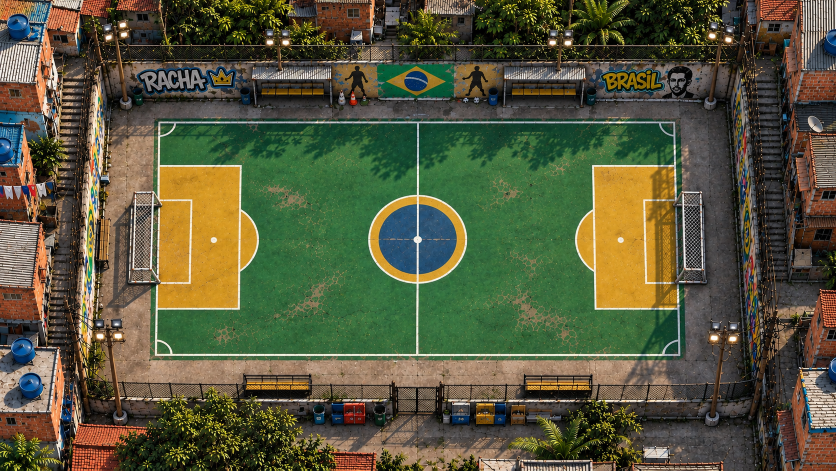
#> input picture tools/v77/quadra_original.png, 1672 x 941 px (shown at 1/2 size)
$ python quadra_kit.py
#> lines starting #> are read from the running program, lines starting #| are printed output that depends on the picture
#!/usr/bin/env python3
"""RACHA rua v77 · o kit da QUADRA NOVA (o mapa principal, a Arena), tirado da imagem enviada (tools/v77/quadra_original.png:
a quadra da favela vista de cima, de dia — verde com as áreas amarelas e o círculo azul, o muro grafitado em cima, os muros
pintados e as escadas dos lados, o alambrado com o portão embaixo e as casas em volta).

O campo do jogo NÃO é a imagem esticada: as linhas, os gols e a área do jogador são os do jogo, de cada tamanho (1v1 a 4v4), e
são desenhados no jogo (tools/v77/quadra.js). Da imagem vêm as peças que não dá para desenhar bem:
  · mr_*      os pedaços do muro de cima (o RACHA com a coroa, os dois bancos cobertos, os jogadores pintados com a bandeira do
              Brasil e as bolas, e o BRASIL), cada um com a beirada esmaecida para emendar no muro desenhado;
  · lado_e/d  os muros pintados com as escadas dos lados (atrás dos gols), para repetir de cima a baixo;
  · casas_e/d as casas dos lados (fora do mapa, na Tela parada);
  · lixo, caixas  as lixeiras e as caixas de fora do alambrado;
  · tx_det    o "grão" da tinta da quadra (cinza: 128 = sem mudança), emendado nas 4 beiradas;
  · gasto0…6 os pedaços gastos da tinta verde (o cimento e as rachaduras aparecendo), com transparência: o jogo carimba
              eles espalhados pela quadra, girados (não repete um padrão);
  · fora_cima, fora_baixo  as casas e as árvores de fora (em cima do muro e embaixo do alambrado), só para a Tela parada.
A emenda das texturas é feita pelo LaMa (o modelo de apagar e completar do OpenCV Zoo, Apache 2.0), só aqui; sem o modelo,
o script mantém as texturas que já estão prontas na pasta.
Junta tudo numa imagem só (quadra_kit.webp, a que o build embute) com o mapa das peças (quadra_kit.json:
[x, y, w, h] no kit). Rodar: python3 tools/v77/quadra_kit.py   (com o LaMa: RACHA_LAMA=/caminho/inpainting_lama_2025jan.onnx)
"""
import json, os, pathlib
import numpy as np
from PIL import Image, ImageFilter
from scipy import ndimage as ndi

AQUI = pathlib.Path(__file__).resolve().parent
IM = Image.open(AQUI / 'quadra_original.png').convert('RGB')           # 1672 × 941
#> IM is the input picture: PIL image 1672x941 RGB; mean R, G, B 86.9, 87.4, 60.6
A = np.asarray(IM).astype(np.float32)


def corte(x0, y0, x1, y1, borda=(0, 0, 0, 0)):
    """um retângulo da imagem, com as beiradas esmaecidas (esquerda, cima, direita, baixo: px de rampa)"""
    c = IM.crop((x0, y0, x1, y1)).convert('RGBA')
    w, h = c.size
    a = np.ones((h, w), np.float32)
    e, t, d, b = borda
    xx = np.arange(w)[None, :] + .5; yy = np.arange(h)[:, None] + .5
    if e: a *= np.clip(xx/e, 0, 1)
    if d: a *= np.clip((w - xx)/d, 0, 1)
    if t: a *= np.clip(yy/t, 0, 1)
    if b: a *= np.clip((h - yy)/b, 0, 1)
    a = a*a*(3 - 2*a)                                                  # (rampa suave)
    c.putalpha(Image.fromarray((a*255).astype(np.uint8)))
    return c


def copa(x0, y0, x1, y1):
    """uma copa de árvore sem o fundo: a folhagem (verde/amarelada), ligada à maior mancha, com a beirada suave"""
    C = A[y0:y1, x0:x1]
    R, G, B = C[..., 0], C[..., 1], C[..., 2]
    folha = (G > R*.88) & (G > B*1.08) & (G > 40)
    folha = ndi.binary_opening(folha, iterations=1)
    lab, n = ndi.label(ndi.binary_closing(folha, iterations=3))
    tam = ndi.sum(np.ones_like(lab), lab, range(1, n + 1)); keep = np.zeros_like(folha)
    for i in range(1, n + 1):
        if tam[i - 1] > tam.max()*.04: keep |= lab == i
    keep = ndi.binary_fill_holes(keep)
    a = Image.fromarray((keep*255).astype(np.uint8)).filter(ImageFilter.GaussianBlur(1.1))
    c = Image.fromarray(C.astype(np.uint8)).convert('RGBA'); c.putalpha(a)
    return c


# ------------------------------------------------------------------ as texturas da quadra (emendadas nas beiradas)
TEX = 200                                                              # px do pedaço (na imagem): verde limpo, sem linha
def textura_base():
    x0, y0 = 527, 452
    P = np.asarray(IM.crop((x0, y0, x0 + TEX, y0 + TEX)))
    modelo = pathlib.Path(os.environ.get('RACHA_LAMA', AQUI / 'inpainting_lama_2025jan.onnx'))
    if not modelo.exists(): return None
    import onnxruntime as ort
    ort.set_default_logger_severity(3)
    so = ort.SessionOptions(); so.log_severity_level = 3
    S = ort.InferenceSession(str(modelo), so, providers=['CPUExecutionProvider'])
    W = np.roll(np.roll(P, TEX//2, axis=0), TEX//2, axis=1)            # as emendas vão para o meio (uma cruz)
    M = np.zeros((TEX, TEX), bool); k = 9
    M[:, TEX//2 - k:TEX//2 + k] = True; M[TEX//2 - k:TEX//2 + k, :] = True
    big = np.asarray(Image.fromarray(W).resize((512, 512), Image.LANCZOS)).astype(np.float32)/255
    mb = np.asarray(Image.fromarray((M*255).astype(np.uint8)).resize((512, 512))) > 20
    out = S.run(None, {'image': (big*(1 - mb[..., None])).transpose(2, 0, 1)[None].astype(np.float32), 'mask': mb.astype(np.float32)[None, None]})[0][0].transpose(1, 2, 0)
    if out.max() <= 1.5: out = out*255
    o = np.asarray(Image.fromarray(np.clip(out, 0, 255).astype(np.uint8)).resize((TEX, TEX), Image.LANCZOS))
    return np.where(M[..., None], o, W)


def texturas():
    T = textura_base()
    if T is None:
        print('texturas: sem o modelo LaMa · ficam as que já estão prontas (tx_det.png, tx_gasto.png)')
        return Image.open(AQUI / 'tx_det.png').convert('RGBA'), None
    T = T.astype(np.float32)
    R, G, B = T[..., 0], T[..., 1], T[..., 2]
    Y = R*.299 + G*.587 + B*.114
    gasto = np.clip((R/np.maximum(G, 1) - .74)/.24, 0, 1)              # onde a tinta saiu (o cimento bege aparece)
    escuro = np.clip((ndi.gaussian_filter(Y, 2.2, mode='wrap') - Y - 7)/16, 0, 1)   # as rachaduras escuras
    # o grão da tinta: a luz de cada pedaço da tinta (sem o desgaste), em volta de 128
    tinta = np.where(gasto[..., None] > .35, np.nan, T)
    Yt = np.where(gasto > .35, np.nan, Y)
    media = ndi.gaussian_filter(np.nan_to_num(Yt, nan=float(np.nanmean(Yt))), 14, mode='wrap')
    det = np.clip(128 + (np.nan_to_num(Yt, nan=0) - media)*1.9, 0, 255)
    det = np.where(np.isnan(Yt), 128, det)
    det = ndi.gaussian_filter(det, .6, mode='wrap')
    d = np.stack([det]*3 + [np.full_like(det, 255)], -1).astype(np.uint8)
    # o desgaste: o bege da imagem onde a tinta saiu; a rachadura escura por cima
    cor = np.where(gasto[..., None] > .02, T, np.array([150, 126, 98], np.float32))
    cor = cor*(1 - escuro[..., None]*.75)
    alfa = np.clip(np.maximum(gasto*.95, escuro*.8), 0, 1)
    g = np.concatenate([np.clip(cor, 0, 255), (alfa*255)[..., None]], -1).astype(np.uint8)
    Image.fromarray(d).save(AQUI / 'tx_det.png')
    print('texturas', TEX, 'px · desgaste médio %.0f%%' % (100*alfa.mean()))
    return Image.fromarray(d), Image.fromarray(g)


# ------------------------------------------------------------------ os carimbos de desgaste (a tinta verde gasta, o cimento aparecendo)
def gastos(n=7):
    x0, y0, x1, y1 = 318, 248, 1354, 706                               # (dentro das linhas de fora)
    C = A[y0:y1, x0:x1]; R, G, B = C[..., 0], C[..., 1], C[..., 2]
    verde = (G > R + 12) & (G > B + 4)
    zona = ndi.binary_closing(verde, iterations=6) & ~ndi.binary_dilation(~ndi.binary_closing(verde, iterations=6), iterations=3)   # (o verde, longe do amarelo, do azul e das linhas)
    gasto = np.clip((R/np.maximum(G, 1) - .74)/.24, 0, 1) * zona
    Y = R*.299 + G*.587 + B*.114
    racha = np.clip((ndi.gaussian_filter(Y, 2.2) - Y - 7)/16, 0, 1) * zona
    alfa = np.clip(np.maximum(gasto*.95, racha*.75), 0, 1)
    dens = ndi.gaussian_filter(alfa, 10)
    lab, k = ndi.label(dens > .06)
    objs = ndi.find_objects(lab)
    caixas = sorted(((float(alfa[objs[i - 1]][lab[objs[i - 1]] == i].sum()), objs[i - 1]) for i in range(1, k + 1)), key=lambda t: -t[0])
    alonga = lambda o: max(o[0].stop - o[0].start, o[1].stop - o[1].start)/max(1, min(o[0].stop - o[0].start, o[1].stop - o[1].start))
    caixas = [c for c in caixas if alonga(c[1]) < 2.2][:n]             # (as compridas e finas são sobra das linhas brancas, não desgaste)
    out = []
    for _, (sy, sx) in caixas:
        a0, a1 = max(0, sy.start - 10), min(alfa.shape[0], sy.stop + 10); b0, b1 = max(0, sx.start - 10), min(alfa.shape[1], sx.stop + 10)
        al = alfa[a0:a1, b0:b1]; cor = C[a0:a1, b0:b1]
        h, w = al.shape; yy, xx = np.mgrid[0:h, 0:w]
        borda = np.clip(np.minimum(np.minimum(xx, w - 1 - xx), np.minimum(yy, h - 1 - yy))/8, 0, 1)
        cor = np.where((gasto[a0:a1, b0:b1] > .05)[..., None], cor, np.array([150, 126, 98], np.float32)) * (1 - racha[a0:a1, b0:b1][..., None]*.7)
        im = np.concatenate([np.clip(cor, 0, 255), (al*borda*255)[..., None]], -1).astype(np.uint8)
        out.append(Image.fromarray(im))
    print('desgaste:', len(out), 'carimbos', [o.size for o in out])
    return out


# ------------------------------------------------------------------ as peças
def pecas():
    P = {}
    # o muro de cima: os pedaços (a altura toda do muro: da coroa até o pé, com um tico do chão)
    MY0, MY1 = 117, 212
    for nome, x0, x1 in (('mr_racha', 262, 478), ('mr_banco', 497, 671), ('mr_meio', 668, 1006), ('mr_banco2', 1001, 1176), ('mr_brasil', 1172, 1347)):
        P[nome] = corte(x0, MY0, x1, MY1, (14, 0, 14, 9))
    # os lados (atrás dos gols): o muro pintado e a escada, de cima a baixo
    P['lado_e'] = corte(92, 128, 217, 630, (0, 10, 0, 10))
    P['lado_d'] = corte(1456, 128, 1583, 630, (0, 10, 0, 10))
    P['casas_e'] = corte(0, 0, 92, 941)
    P['casas_d'] = corte(1583, 0, 1672, 941)
    # de fora do mundo (só na Tela parada): as casas e as árvores em cima do muro e embaixo do alambrado
    P['fora_cima'] = corte(0, 0, 1672, 112, (0, 0, 0, 8))
    P['fora_baixo'] = corte(0, 806, 1672, 941, (0, 8, 0, 0))
    # de fora do alambrado: as lixeiras e as caixas
    P['lixo'] = corte(626, 800, 778, 856, (6, 6, 6, 6))
    P['caixas'] = corte(898, 800, 1052, 856, (6, 6, 6, 6))
    d, g = texturas()
    P['tx_det'] = d
    for i, c in enumerate(gastos()): P['gasto%d' % i] = c
    return P


MENOR = {'fora_cima': .6, 'fora_baixo': .6, 'casas_e': .6, 'casas_d': .6}   # (as de fora do mundo aparecem pequenas: vão menores no kit)
if __name__ == '__main__':
    P = pecas()
#> after the loop in pecas, `for nome, x0, x1 in (('mr_racha', 262, 478), ('mr_banco', 497, 671), (..`: P = 5 items
#> in corte (call 11), `c.putalpha(Image.fromarray((a*255).astype(np.uint8)))`:
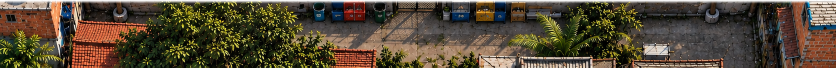
#> c: PIL image 1672x135 RGBA (shown at 1/2 size); mean R, G, B, A 79.5, 67.2, 48.2, 247.4; transparent parts drawn white
#> in textura_base, `P = np.asarray(IM.crop((x0, y0, x0 + TEX, y0 + TEX)))`:
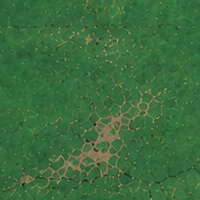
#> P: shape (200, 200, 3); mean R, G, B 59.1, 109, 62.2
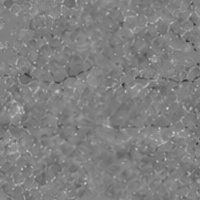
#> input picture tools/v77/tx_det.png, 200 x 200 px
#> in pecas, d is the input picture: PIL image 200x200 RGBA; mean R, G, B, A 127.5, 127.5, 127.5, 255
#> in gastos, `C = A[y0:y1, x0:x1]`:
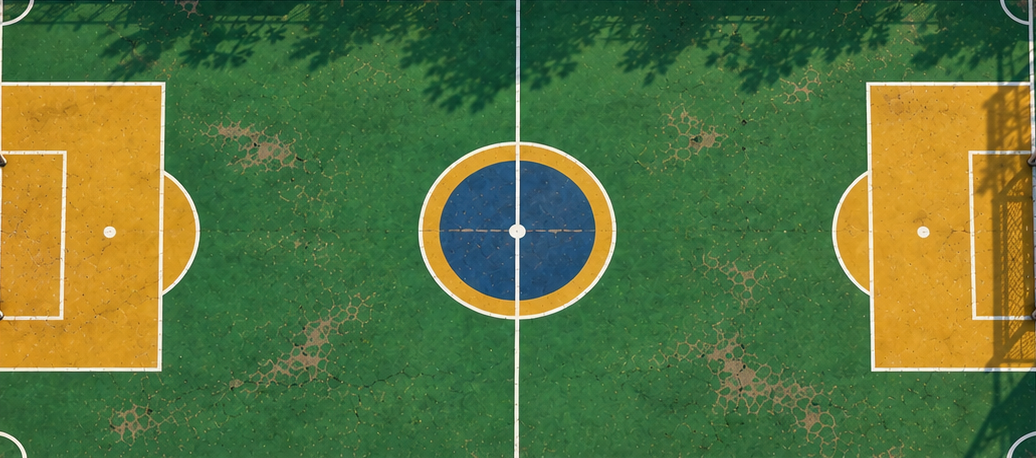
#> C: shape (458, 1036, 3) float32; mean R, G, B 90.1, 115, 61.2
#> in gastos, `R, G, B = (C[..., 0], C[..., 1], C[..., 2])`:
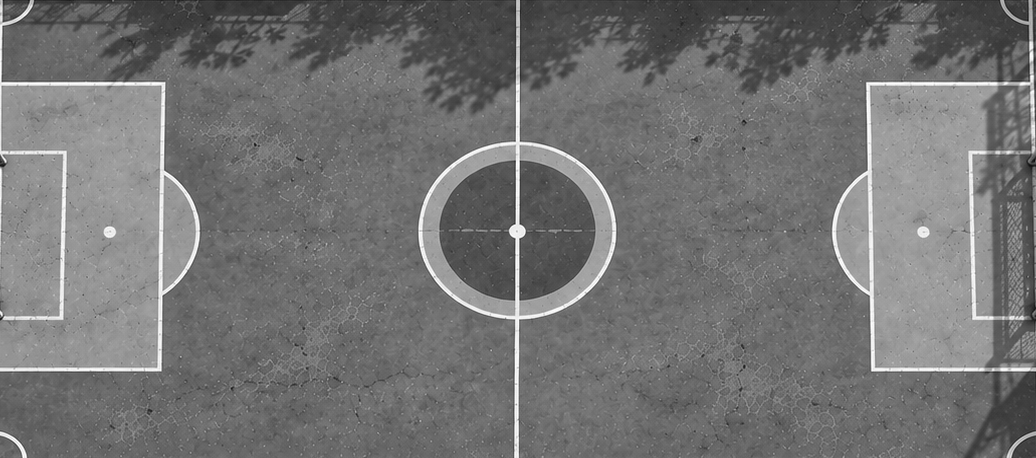
#> G: shape (458, 1036) float32; min 11, max 255, mean 115
#> in gastos, `R, G, B = (C[..., 0], C[..., 1], C[..., 2])`:
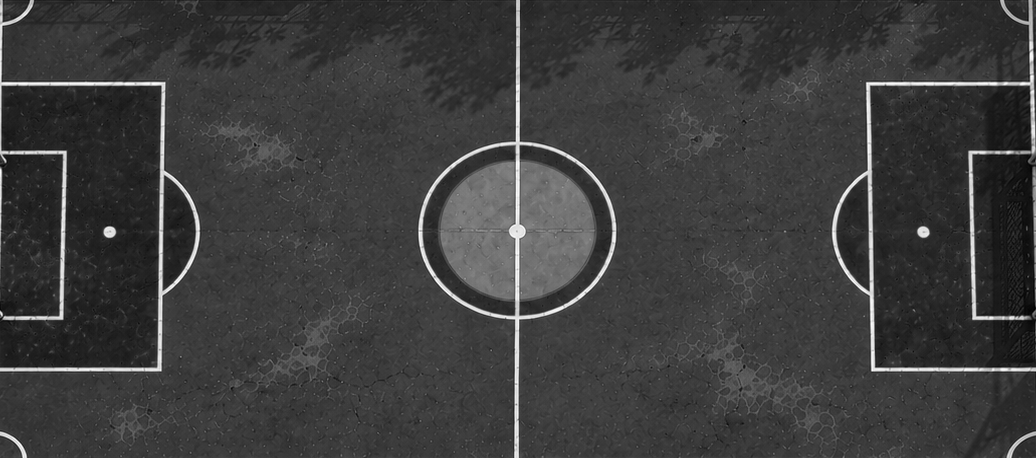
#> B: shape (458, 1036) float32; min 0, max 255, mean 61.2
#> in gastos, `lab, k = ndi.label(dens > .06)`: k = 18
#> in gastos, `objs = ndi.find_objects(lab)`: objs = 18 items
#> in gastos, `caixas = [c for c in caixas if alonga(c[1]) < 2.2][:n]`: caixas = 7 items
#> after the loop in pecas, `for i, c in enumerate(gastos()): P['gasto%d' % i] = c`: P = 21 items
#> P = 21 items
    for n, f in MENOR.items(): P[n] = P[n].resize((round(P[n].width*f), round(P[n].height*f)), Image.LANCZOS)
    larg = 1700; x = y = alt = 0; rects = {}; pos = []
    for n, p in P.items():
        if x + p.width > larg: x, y, alt = 0, y + alt + 2, 0
        rects[n] = [x, y, p.width, p.height]; pos.append((p, x, y)); x += p.width + 2; alt = max(alt, p.height)
#> this loop made 21 passes
#> (n, x, y, alt) on passes 10, 11, 15: ('fora_cima', 1005, 567, 67), ('fora_baixo', 1005, 636, 81), ('gasto0', 217, 838, 219)
#> (n, x, alt) on passes 1 to 6: ('mr_racha', 218, 95), ('mr_banco', 394, 95), ('mr_meio', 734, 95), ('mr_banco2', 911, 95), ('mr_brasil', 1088, 95), ('lado_e', 1215, 502)
#> after the loop, alt = 219; pos = 21 items; rects = 21 items; x = 892; y = 838
    kit = Image.new('RGBA', (larg, y + alt), (0, 0, 0, 0))
#> kit: PIL image 1700x1057 RGBA; every value is 0
    for p, px, py in pos: kit.alpha_composite(p, (px, py))
#> this loop made 21 passes
#> (px, py) on passes 1 to 12: (0, 0), (218, 0), (394, 0), (734, 0), (911, 0), (1088, 0), (1215, 0), (1344, 0), (1401, 0), (0, 567), (0, 636), (1005, 636)
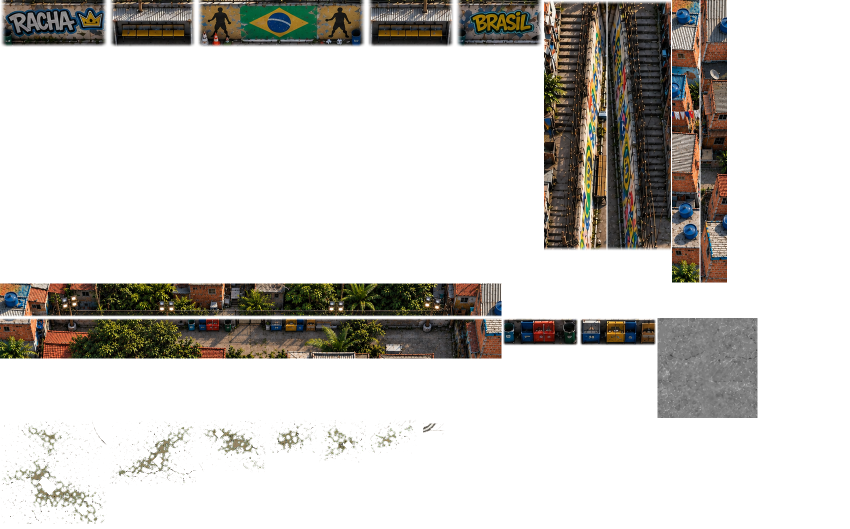
#> kit: PIL image 1700x1057 RGBA (shown at 1/2 size); mean R, G, B, A 24.1, 21.9, 17.9, 68.7; transparent parts drawn white
    kit.save(AQUI / 'quadra_kit.webp', 'WEBP', quality=82, alpha_quality=88, method=6)
    rects['_esc'] = MENOR                                              # (px do kit por px da imagem, nas peças que foram menores)
    json.dump(rects, open(AQUI / 'quadra_kit.json', 'w'), indent=1)
#> (the run stopped early here; a loop or call above may not have finished)
